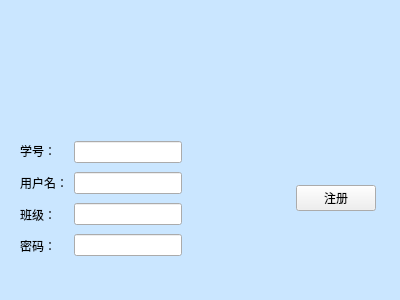
<?xml version="1.0" encoding="UTF-8"?>
<ui version="4.0">
 <class>RegisForm</class>
 <widget class="QWidget" name="RegisForm">
  <property name="geometry">
   <rect>
    <x>0</x>
    <y>0</y>
    <width>400</width>
    <height>300</height>
   </rect>
  </property>
  <property name="windowTitle">
   <string>Form</string>
  </property>
  <widget class="QWidget" name="layoutWidget">
   <property name="geometry">
    <rect>
     <x>20</x>
     <y>138</y>
     <width>356</width>
     <height>121</height>
    </rect>
   </property>
   <layout class="QHBoxLayout" name="horizontalLayout">
    <item>
     <layout class="QVBoxLayout" name="verticalLayout">
      <item>
       <widget class="QLabel" name="label">
        <property name="text">
         <string>学号：</string>
        </property>
       </widget>
      </item>
      <item>
       <widget class="QLabel" name="label_3">
        <property name="text">
         <string>用户名：</string>
        </property>
       </widget>
      </item>
      <item>
       <widget class="QLabel" name="label_4">
        <property name="text">
         <string>班级：</string>
        </property>
       </widget>
      </item>
      <item>
       <widget class="QLabel" name="label_2">
        <property name="text">
         <string>密码：</string>
        </property>
       </widget>
      </item>
     </layout>
    </item>
    <item>
     <layout class="QVBoxLayout" name="verticalLayout_2">
      <item>
       <widget class="QLineEdit" name="lineEdit"/>
      </item>
      <item>
       <widget class="QLineEdit" name="lineEdit_2"/>
      </item>
      <item>
       <widget class="QLineEdit" name="lineEdit_3"/>
      </item>
      <item>
       <widget class="QLineEdit" name="lineEdit_4"/>
      </item>
     </layout>
    </item>
    <item>
     <spacer name="horizontalSpacer">
      <property name="orientation">
       <enum>Qt::Horizontal</enum>
      </property>
      <property name="sizeHint" stdset="0">
       <size>
        <width>40</width>
        <height>20</height>
       </size>
      </property>
     </spacer>
    </item>
    <item>
     <widget class="QPushButton" name="pushButton">
      <property name="text">
       <string>注册</string>
      </property>
     </widget>
    </item>
   </layout>
  </widget>
  <widget class="QWidget" name="widget" native="true">
   <property name="geometry">
    <rect>
     <x>-10</x>
     <y>-10</y>
     <width>411</width>
     <height>311</height>
    </rect>
   </property>
   <property name="styleSheet">
    <string notr="true">background-color: rgb(202, 230, 255);</string>
   </property>
  </widget>
  <zorder>widget</zorder>
  <zorder>layoutWidget</zorder>
 </widget>
 <resources/>
 <connections/>
</ui>
